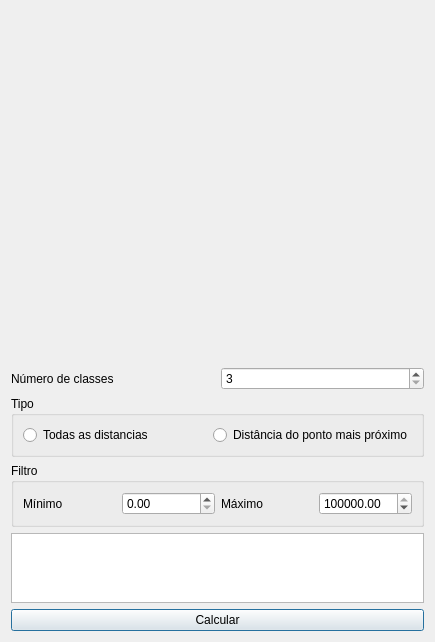
<?xml version="1.0" encoding="UTF-8"?>
<ui version="4.0">
 <class>sugerir_lag</class>
 <widget class="QDialog" name="sugerir_lag">
  <property name="geometry">
   <rect>
    <x>0</x>
    <y>0</y>
    <width>435</width>
    <height>617</height>
   </rect>
  </property>
  <property name="windowTitle">
   <string>Calular distâncias</string>
  </property>
  <layout class="QVBoxLayout" name="verticalLayout">
   <item>
    <widget class="QCustomPlot" name="customPlot" native="true">
     <property name="minimumSize">
      <size>
       <width>0</width>
       <height>350</height>
      </size>
     </property>
    </widget>
   </item>
   <item>
    <layout class="QHBoxLayout" name="horizontalLayout">
     <item>
      <widget class="QLabel" name="label">
       <property name="text">
        <string>Número de classes</string>
       </property>
      </widget>
     </item>
     <item>
      <widget class="QSpinBox" name="n_classes">
       <property name="minimum">
        <number>3</number>
       </property>
      </widget>
     </item>
    </layout>
   </item>
   <item>
    <widget class="QGroupBox" name="groupBox">
     <property name="title">
      <string>Tipo</string>
     </property>
     <layout class="QHBoxLayout" name="horizontalLayout_2">
      <item>
       <widget class="QRadioButton" name="Todas_distancias">
        <property name="text">
         <string>Todas as distancias</string>
        </property>
       </widget>
      </item>
      <item>
       <widget class="QRadioButton" name="radioButton_2">
        <property name="text">
         <string>Distância do ponto mais próximo</string>
        </property>
       </widget>
      </item>
     </layout>
    </widget>
   </item>
   <item>
    <widget class="QGroupBox" name="groupBox_2">
     <property name="title">
      <string>Filtro</string>
     </property>
     <layout class="QHBoxLayout" name="horizontalLayout_3">
      <item>
       <widget class="QLabel" name="label_2">
        <property name="text">
         <string>Mínimo</string>
        </property>
       </widget>
      </item>
      <item>
       <widget class="QDoubleSpinBox" name="minimo">
        <property name="locale">
         <locale language="English" country="UnitedStates"/>
        </property>
       </widget>
      </item>
      <item>
       <widget class="QLabel" name="label_3">
        <property name="text">
         <string>Máximo</string>
        </property>
       </widget>
      </item>
      <item>
       <widget class="QDoubleSpinBox" name="maximo">
        <property name="locale">
         <locale language="English" country="UnitedStates"/>
        </property>
        <property name="maximum">
         <double>99999999999.000000000000000</double>
        </property>
        <property name="value">
         <double>99999999999.000000000000000</double>
        </property>
       </widget>
      </item>
     </layout>
    </widget>
   </item>
   <item>
    <widget class="QTextBrowser" name="resultado"/>
   </item>
   <item>
    <widget class="QPushButton" name="pushButton">
     <property name="text">
      <string>Calcular</string>
     </property>
    </widget>
   </item>
  </layout>
 </widget>
 <customwidgets>
  <customwidget>
   <class>QCustomPlot</class>
   <extends>QWidget</extends>
   <header location="global">qcustomplot.h</header>
   <container>1</container>
  </customwidget>
 </customwidgets>
 <resources/>
 <connections/>
</ui>
